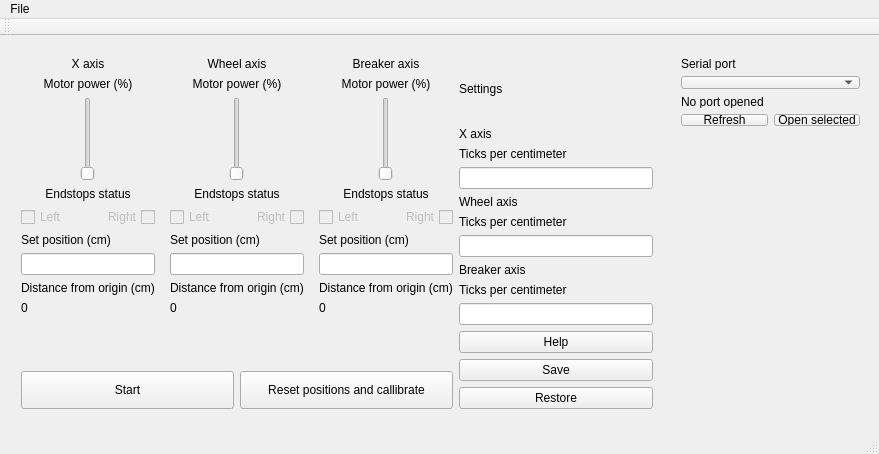
<?xml version="1.0" encoding="UTF-8"?>
<ui version="4.0">
 <class>WirePullerWindow</class>
 <widget class="QMainWindow" name="WirePullerWindow">
  <property name="geometry">
   <rect>
    <x>0</x>
    <y>0</y>
    <width>879</width>
    <height>454</height>
   </rect>
  </property>
  <property name="sizePolicy">
   <sizepolicy hsizetype="Fixed" vsizetype="Fixed">
    <horstretch>0</horstretch>
    <verstretch>0</verstretch>
   </sizepolicy>
  </property>
  <property name="minimumSize">
   <size>
    <width>879</width>
    <height>454</height>
   </size>
  </property>
  <property name="maximumSize">
   <size>
    <width>879</width>
    <height>454</height>
   </size>
  </property>
  <property name="windowTitle">
   <string>Wire Puller Control Center</string>
  </property>
  <widget class="QWidget" name="centralWidget">
   <widget class="QWidget" name="layoutWidget">
    <property name="geometry">
     <rect>
      <x>10</x>
      <y>10</y>
      <width>654</width>
      <height>374</height>
     </rect>
    </property>
    <layout class="QHBoxLayout" name="horizontalLayout_5">
     <item>
      <layout class="QHBoxLayout" name="horizontalLayout_9">
       <item>
        <layout class="QVBoxLayout" name="verticalLayout">
         <item>
          <layout class="QHBoxLayout" name="horizontalLayout_2">
           <property name="spacing">
            <number>15</number>
           </property>
           <property name="sizeConstraint">
            <enum>QLayout::SetDefaultConstraint</enum>
           </property>
           <item>
            <layout class="QVBoxLayout" name="verticalLayout_9">
             <item>
              <widget class="QLabel" name="label">
               <property name="sizePolicy">
                <sizepolicy hsizetype="Minimum" vsizetype="Minimum">
                 <horstretch>0</horstretch>
                 <verstretch>0</verstretch>
                </sizepolicy>
               </property>
               <property name="text">
                <string>X axis</string>
               </property>
               <property name="alignment">
                <set>Qt::AlignCenter</set>
               </property>
              </widget>
             </item>
             <item>
              <layout class="QVBoxLayout" name="verticalLayout_10">
               <item>
                <widget class="QLabel" name="label_9">
                 <property name="text">
                  <string>Motor power (%)</string>
                 </property>
                 <property name="alignment">
                  <set>Qt::AlignCenter</set>
                 </property>
                </widget>
               </item>
               <item>
                <widget class="QSlider" name="xAxisMotorPower">
                 <property name="sizePolicy">
                  <sizepolicy hsizetype="Minimum" vsizetype="Minimum">
                   <horstretch>0</horstretch>
                   <verstretch>0</verstretch>
                  </sizepolicy>
                 </property>
                 <property name="layoutDirection">
                  <enum>Qt::LeftToRight</enum>
                 </property>
                 <property name="maximum">
                  <number>100</number>
                 </property>
                 <property name="orientation">
                  <enum>Qt::Vertical</enum>
                 </property>
                 <property name="tickInterval">
                  <number>0</number>
                 </property>
                </widget>
               </item>
              </layout>
             </item>
             <item>
              <layout class="QVBoxLayout" name="verticalLayout_11">
               <item>
                <widget class="QLabel" name="label_10">
                 <property name="sizePolicy">
                  <sizepolicy hsizetype="Minimum" vsizetype="Minimum">
                   <horstretch>0</horstretch>
                   <verstretch>0</verstretch>
                  </sizepolicy>
                 </property>
                 <property name="text">
                  <string>Endstops status</string>
                 </property>
                 <property name="textFormat">
                  <enum>Qt::AutoText</enum>
                 </property>
                 <property name="alignment">
                  <set>Qt::AlignCenter</set>
                 </property>
                </widget>
               </item>
               <item>
                <layout class="QHBoxLayout" name="horizontalLayout_6">
                 <item>
                  <widget class="QCheckBox" name="xAxisLeftEndstopStatus">
                   <property name="enabled">
                    <bool>false</bool>
                   </property>
                   <property name="sizePolicy">
                    <sizepolicy hsizetype="Minimum" vsizetype="Minimum">
                     <horstretch>0</horstretch>
                     <verstretch>0</verstretch>
                    </sizepolicy>
                   </property>
                   <property name="text">
                    <string>Left</string>
                   </property>
                   <property name="tristate">
                    <bool>false</bool>
                   </property>
                  </widget>
                 </item>
                 <item>
                  <widget class="QCheckBox" name="xAxisRightEndstopStatus">
                   <property name="enabled">
                    <bool>false</bool>
                   </property>
                   <property name="sizePolicy">
                    <sizepolicy hsizetype="Minimum" vsizetype="Minimum">
                     <horstretch>0</horstretch>
                     <verstretch>0</verstretch>
                    </sizepolicy>
                   </property>
                   <property name="layoutDirection">
                    <enum>Qt::RightToLeft</enum>
                   </property>
                   <property name="text">
                    <string>Right</string>
                   </property>
                   <property name="tristate">
                    <bool>false</bool>
                   </property>
                  </widget>
                 </item>
                </layout>
               </item>
              </layout>
             </item>
             <item>
              <layout class="QVBoxLayout" name="verticalLayout_7">
               <item>
                <widget class="QLabel" name="label_16">
                 <property name="sizePolicy">
                  <sizepolicy hsizetype="Minimum" vsizetype="Minimum">
                   <horstretch>0</horstretch>
                   <verstretch>0</verstretch>
                  </sizepolicy>
                 </property>
                 <property name="text">
                  <string>Set position (cm)</string>
                 </property>
                </widget>
               </item>
               <item>
                <widget class="QLineEdit" name="lineEdit_4">
                 <property name="sizePolicy">
                  <sizepolicy hsizetype="Minimum" vsizetype="Minimum">
                   <horstretch>0</horstretch>
                   <verstretch>0</verstretch>
                  </sizepolicy>
                 </property>
                </widget>
               </item>
              </layout>
             </item>
             <item>
              <layout class="QVBoxLayout" name="verticalLayout_12">
               <item>
                <widget class="QLabel" name="label_11">
                 <property name="text">
                  <string>Distance from origin (cm)</string>
                 </property>
                </widget>
               </item>
               <item>
                <widget class="QLabel" name="xAxisDistance">
                 <property name="text">
                  <string>0</string>
                 </property>
                </widget>
               </item>
              </layout>
             </item>
            </layout>
           </item>
           <item>
            <layout class="QVBoxLayout" name="verticalLayout_13">
             <item>
              <widget class="QLabel" name="label_2">
               <property name="text">
                <string>Wheel axis</string>
               </property>
               <property name="alignment">
                <set>Qt::AlignCenter</set>
               </property>
              </widget>
             </item>
             <item>
              <layout class="QVBoxLayout" name="verticalLayout_14">
               <item>
                <widget class="QLabel" name="label_13">
                 <property name="text">
                  <string>Motor power (%)</string>
                 </property>
                 <property name="alignment">
                  <set>Qt::AlignCenter</set>
                 </property>
                </widget>
               </item>
               <item>
                <widget class="QSlider" name="wheelAxisMotorPower">
                 <property name="sizePolicy">
                  <sizepolicy hsizetype="Minimum" vsizetype="Minimum">
                   <horstretch>0</horstretch>
                   <verstretch>0</verstretch>
                  </sizepolicy>
                 </property>
                 <property name="layoutDirection">
                  <enum>Qt::LeftToRight</enum>
                 </property>
                 <property name="maximum">
                  <number>100</number>
                 </property>
                 <property name="orientation">
                  <enum>Qt::Vertical</enum>
                 </property>
                 <property name="tickInterval">
                  <number>0</number>
                 </property>
                </widget>
               </item>
              </layout>
             </item>
             <item>
              <layout class="QVBoxLayout" name="verticalLayout_15">
               <item>
                <widget class="QLabel" name="label_14">
                 <property name="sizePolicy">
                  <sizepolicy hsizetype="Minimum" vsizetype="Minimum">
                   <horstretch>0</horstretch>
                   <verstretch>0</verstretch>
                  </sizepolicy>
                 </property>
                 <property name="text">
                  <string>Endstops status</string>
                 </property>
                 <property name="textFormat">
                  <enum>Qt::AutoText</enum>
                 </property>
                 <property name="alignment">
                  <set>Qt::AlignCenter</set>
                 </property>
                </widget>
               </item>
               <item>
                <layout class="QHBoxLayout" name="horizontalLayout_7">
                 <item>
                  <widget class="QCheckBox" name="wheelAxisLeftEndstopStatus">
                   <property name="enabled">
                    <bool>false</bool>
                   </property>
                   <property name="sizePolicy">
                    <sizepolicy hsizetype="Minimum" vsizetype="Minimum">
                     <horstretch>0</horstretch>
                     <verstretch>0</verstretch>
                    </sizepolicy>
                   </property>
                   <property name="text">
                    <string>Left</string>
                   </property>
                   <property name="tristate">
                    <bool>false</bool>
                   </property>
                  </widget>
                 </item>
                 <item>
                  <widget class="QCheckBox" name="wheelAxisRightEndstopStatus">
                   <property name="enabled">
                    <bool>false</bool>
                   </property>
                   <property name="sizePolicy">
                    <sizepolicy hsizetype="Minimum" vsizetype="Minimum">
                     <horstretch>0</horstretch>
                     <verstretch>0</verstretch>
                    </sizepolicy>
                   </property>
                   <property name="layoutDirection">
                    <enum>Qt::RightToLeft</enum>
                   </property>
                   <property name="text">
                    <string>Right</string>
                   </property>
                   <property name="tristate">
                    <bool>false</bool>
                   </property>
                  </widget>
                 </item>
                </layout>
               </item>
              </layout>
             </item>
             <item>
              <layout class="QVBoxLayout" name="verticalLayout_8">
               <item>
                <widget class="QLabel" name="label_20">
                 <property name="sizePolicy">
                  <sizepolicy hsizetype="Minimum" vsizetype="Minimum">
                   <horstretch>0</horstretch>
                   <verstretch>0</verstretch>
                  </sizepolicy>
                 </property>
                 <property name="text">
                  <string>Set position (cm)</string>
                 </property>
                </widget>
               </item>
               <item>
                <widget class="QLineEdit" name="lineEdit_5">
                 <property name="sizePolicy">
                  <sizepolicy hsizetype="Minimum" vsizetype="Minimum">
                   <horstretch>0</horstretch>
                   <verstretch>0</verstretch>
                  </sizepolicy>
                 </property>
                </widget>
               </item>
              </layout>
             </item>
             <item>
              <layout class="QVBoxLayout" name="verticalLayout_16">
               <item>
                <widget class="QLabel" name="label_15">
                 <property name="text">
                  <string>Distance from origin (cm)</string>
                 </property>
                </widget>
               </item>
               <item>
                <widget class="QLabel" name="wheelAxisDistance">
                 <property name="text">
                  <string>0</string>
                 </property>
                </widget>
               </item>
              </layout>
             </item>
            </layout>
           </item>
           <item>
            <layout class="QVBoxLayout" name="verticalLayout_17">
             <item>
              <widget class="QLabel" name="label_3">
               <property name="text">
                <string>Breaker axis</string>
               </property>
               <property name="alignment">
                <set>Qt::AlignCenter</set>
               </property>
              </widget>
             </item>
             <item>
              <layout class="QVBoxLayout" name="verticalLayout_18">
               <item>
                <widget class="QLabel" name="label_17">
                 <property name="text">
                  <string>Motor power (%)</string>
                 </property>
                 <property name="alignment">
                  <set>Qt::AlignCenter</set>
                 </property>
                </widget>
               </item>
               <item>
                <widget class="QSlider" name="xMotorSpeed_5">
                 <property name="sizePolicy">
                  <sizepolicy hsizetype="Minimum" vsizetype="Minimum">
                   <horstretch>0</horstretch>
                   <verstretch>0</verstretch>
                  </sizepolicy>
                 </property>
                 <property name="layoutDirection">
                  <enum>Qt::LeftToRight</enum>
                 </property>
                 <property name="maximum">
                  <number>100</number>
                 </property>
                 <property name="orientation">
                  <enum>Qt::Vertical</enum>
                 </property>
                 <property name="tickInterval">
                  <number>0</number>
                 </property>
                </widget>
               </item>
              </layout>
             </item>
             <item>
              <layout class="QVBoxLayout" name="verticalLayout_19">
               <item>
                <widget class="QLabel" name="label_18">
                 <property name="sizePolicy">
                  <sizepolicy hsizetype="Minimum" vsizetype="Minimum">
                   <horstretch>0</horstretch>
                   <verstretch>0</verstretch>
                  </sizepolicy>
                 </property>
                 <property name="text">
                  <string>Endstops status</string>
                 </property>
                 <property name="textFormat">
                  <enum>Qt::AutoText</enum>
                 </property>
                 <property name="alignment">
                  <set>Qt::AlignCenter</set>
                 </property>
                </widget>
               </item>
               <item>
                <layout class="QHBoxLayout" name="horizontalLayout_8">
                 <item>
                  <widget class="QCheckBox" name="breakerAxisLeftEndstopStatus">
                   <property name="enabled">
                    <bool>false</bool>
                   </property>
                   <property name="sizePolicy">
                    <sizepolicy hsizetype="Minimum" vsizetype="Minimum">
                     <horstretch>0</horstretch>
                     <verstretch>0</verstretch>
                    </sizepolicy>
                   </property>
                   <property name="text">
                    <string>Left</string>
                   </property>
                   <property name="tristate">
                    <bool>false</bool>
                   </property>
                  </widget>
                 </item>
                 <item>
                  <widget class="QCheckBox" name="breakerAxisRightEndstopStatus">
                   <property name="enabled">
                    <bool>false</bool>
                   </property>
                   <property name="sizePolicy">
                    <sizepolicy hsizetype="Minimum" vsizetype="Minimum">
                     <horstretch>0</horstretch>
                     <verstretch>0</verstretch>
                    </sizepolicy>
                   </property>
                   <property name="layoutDirection">
                    <enum>Qt::RightToLeft</enum>
                   </property>
                   <property name="text">
                    <string>Right</string>
                   </property>
                   <property name="tristate">
                    <bool>false</bool>
                   </property>
                  </widget>
                 </item>
                </layout>
               </item>
              </layout>
             </item>
             <item>
              <layout class="QVBoxLayout" name="verticalLayout_22">
               <item>
                <widget class="QLabel" name="label_22">
                 <property name="sizePolicy">
                  <sizepolicy hsizetype="Minimum" vsizetype="Minimum">
                   <horstretch>0</horstretch>
                   <verstretch>0</verstretch>
                  </sizepolicy>
                 </property>
                 <property name="text">
                  <string>Set position (cm)</string>
                 </property>
                </widget>
               </item>
               <item>
                <widget class="QLineEdit" name="lineEdit_7">
                 <property name="sizePolicy">
                  <sizepolicy hsizetype="Minimum" vsizetype="Minimum">
                   <horstretch>0</horstretch>
                   <verstretch>0</verstretch>
                  </sizepolicy>
                 </property>
                </widget>
               </item>
              </layout>
             </item>
             <item>
              <layout class="QVBoxLayout" name="verticalLayout_20">
               <item>
                <widget class="QLabel" name="label_19">
                 <property name="text">
                  <string>Distance from origin (cm)</string>
                 </property>
                </widget>
               </item>
               <item>
                <widget class="QLabel" name="breakerAxisDistance">
                 <property name="text">
                  <string>0</string>
                 </property>
                </widget>
               </item>
              </layout>
             </item>
            </layout>
           </item>
          </layout>
         </item>
         <item>
          <spacer name="horizontalSpacer">
           <property name="orientation">
            <enum>Qt::Horizontal</enum>
           </property>
           <property name="sizeHint" stdset="0">
            <size>
             <width>40</width>
             <height>50</height>
            </size>
           </property>
          </spacer>
         </item>
         <item>
          <layout class="QHBoxLayout" name="horizontalLayout">
           <item>
            <widget class="QPushButton" name="actionButton">
             <property name="sizePolicy">
              <sizepolicy hsizetype="Minimum" vsizetype="Expanding">
               <horstretch>0</horstretch>
               <verstretch>0</verstretch>
              </sizepolicy>
             </property>
             <property name="text">
              <string>Start</string>
             </property>
            </widget>
           </item>
           <item>
            <widget class="QPushButton" name="resetButton">
             <property name="sizePolicy">
              <sizepolicy hsizetype="Minimum" vsizetype="Expanding">
               <horstretch>0</horstretch>
               <verstretch>0</verstretch>
              </sizepolicy>
             </property>
             <property name="text">
              <string>Reset positions and callibrate</string>
             </property>
            </widget>
           </item>
          </layout>
         </item>
        </layout>
       </item>
      </layout>
     </item>
     <item>
      <layout class="QVBoxLayout" name="verticalLayout_26">
       <item>
        <widget class="QLabel" name="label_4">
         <property name="text">
          <string>Settings</string>
         </property>
        </widget>
       </item>
       <item>
        <layout class="QVBoxLayout" name="verticalLayout_24">
         <item>
          <layout class="QVBoxLayout" name="verticalLayout_3">
           <item>
            <widget class="QLabel" name="label_5">
             <property name="text">
              <string>X axis</string>
             </property>
            </widget>
           </item>
           <item>
            <layout class="QVBoxLayout" name="verticalLayout_2">
             <item>
              <widget class="QLabel" name="label_6">
               <property name="text">
                <string>Ticks per centimeter</string>
               </property>
              </widget>
             </item>
             <item>
              <widget class="QLineEdit" name="xAxisTicksPerCm"/>
             </item>
            </layout>
           </item>
          </layout>
         </item>
         <item>
          <layout class="QVBoxLayout" name="verticalLayout_4">
           <item>
            <widget class="QLabel" name="label_7">
             <property name="text">
              <string>Wheel axis</string>
             </property>
            </widget>
           </item>
           <item>
            <layout class="QVBoxLayout" name="verticalLayout_5">
             <item>
              <widget class="QLabel" name="label_8">
               <property name="text">
                <string>Ticks per centimeter</string>
               </property>
              </widget>
             </item>
             <item>
              <widget class="QLineEdit" name="wheelAxisTicksPerCm"/>
             </item>
            </layout>
           </item>
          </layout>
         </item>
         <item>
          <layout class="QVBoxLayout" name="verticalLayout_6">
           <item>
            <widget class="QLabel" name="label_12">
             <property name="text">
              <string>Breaker axis</string>
             </property>
            </widget>
           </item>
           <item>
            <layout class="QVBoxLayout" name="verticalLayout_23">
             <item>
              <widget class="QLabel" name="label_23">
               <property name="text">
                <string>Ticks per centimeter</string>
               </property>
              </widget>
             </item>
             <item>
              <widget class="QLineEdit" name="breakerAxisTicksPerCm"/>
             </item>
            </layout>
           </item>
          </layout>
         </item>
        </layout>
       </item>
       <item>
        <layout class="QVBoxLayout" name="verticalLayout_25">
         <item>
          <widget class="QPushButton" name="helpButton">
           <property name="text">
            <string>Help</string>
           </property>
          </widget>
         </item>
         <item>
          <widget class="QPushButton" name="saveSettingsButton">
           <property name="text">
            <string>Save</string>
           </property>
          </widget>
         </item>
         <item>
          <widget class="QPushButton" name="restoreSettingsButton">
           <property name="text">
            <string>Restore</string>
           </property>
          </widget>
         </item>
        </layout>
       </item>
      </layout>
     </item>
    </layout>
   </widget>
   <widget class="QWidget" name="anotherLayoutWidget">
    <property name="geometry">
     <rect>
      <x>670</x>
      <y>10</y>
      <width>201</width>
      <height>91</height>
     </rect>
    </property>
    <layout class="QVBoxLayout" name="verticalLayout_27">
     <item>
      <widget class="QLabel" name="label_24">
       <property name="text">
        <string>Serial port</string>
       </property>
      </widget>
     </item>
     <item>
      <widget class="QComboBox" name="serialPortsListCombo"/>
     </item>
     <item>
      <widget class="QLabel" name="openedPortName">
       <property name="text">
        <string>No port opened</string>
       </property>
      </widget>
     </item>
     <item>
      <layout class="QHBoxLayout" name="horizontalLayout_10">
       <item>
        <widget class="QPushButton" name="refreshSerialPortsButton">
         <property name="text">
          <string>Refresh</string>
         </property>
        </widget>
       </item>
       <item>
        <widget class="QPushButton" name="openSerialPortButton">
         <property name="text">
          <string>Open selected</string>
         </property>
        </widget>
       </item>
      </layout>
     </item>
    </layout>
   </widget>
  </widget>
  <widget class="QMenuBar" name="menuBar">
   <property name="geometry">
    <rect>
     <x>0</x>
     <y>0</y>
     <width>879</width>
     <height>20</height>
    </rect>
   </property>
   <widget class="QMenu" name="menuFile">
    <property name="title">
     <string>File</string>
    </property>
    <addaction name="actionExit"/>
   </widget>
   <addaction name="menuFile"/>
  </widget>
  <widget class="QToolBar" name="mainToolBar">
   <attribute name="toolBarArea">
    <enum>TopToolBarArea</enum>
   </attribute>
   <attribute name="toolBarBreak">
    <bool>false</bool>
   </attribute>
  </widget>
  <widget class="QStatusBar" name="statusBar"/>
  <action name="actionExit">
   <property name="text">
    <string>Exit</string>
   </property>
  </action>
  <action name="actionHelp">
   <property name="text">
    <string>Help</string>
   </property>
  </action>
 </widget>
 <layoutdefault spacing="6" margin="11"/>
 <resources/>
 <connections/>
</ui>
